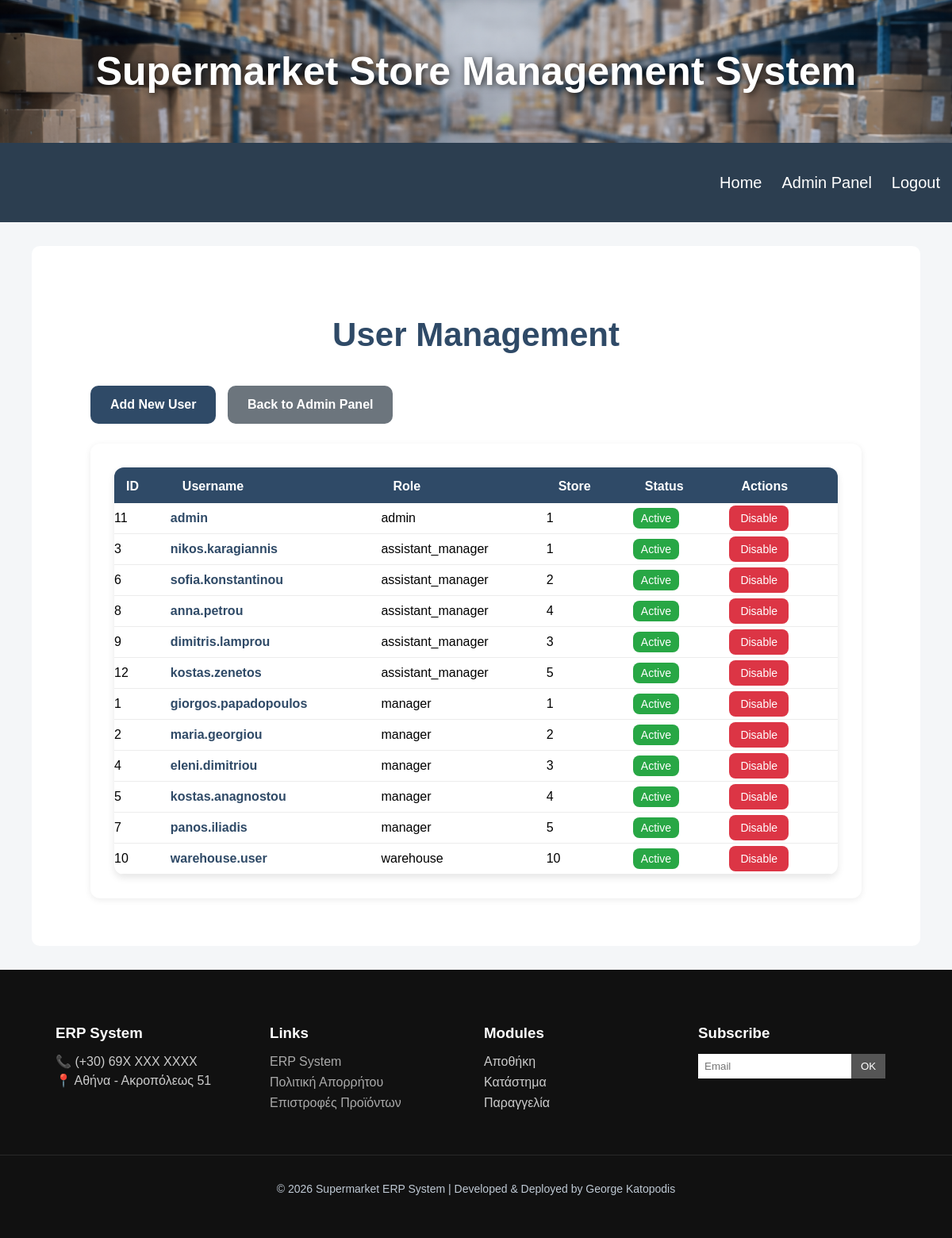
Before: /admin/users (signed in) with the older database file.
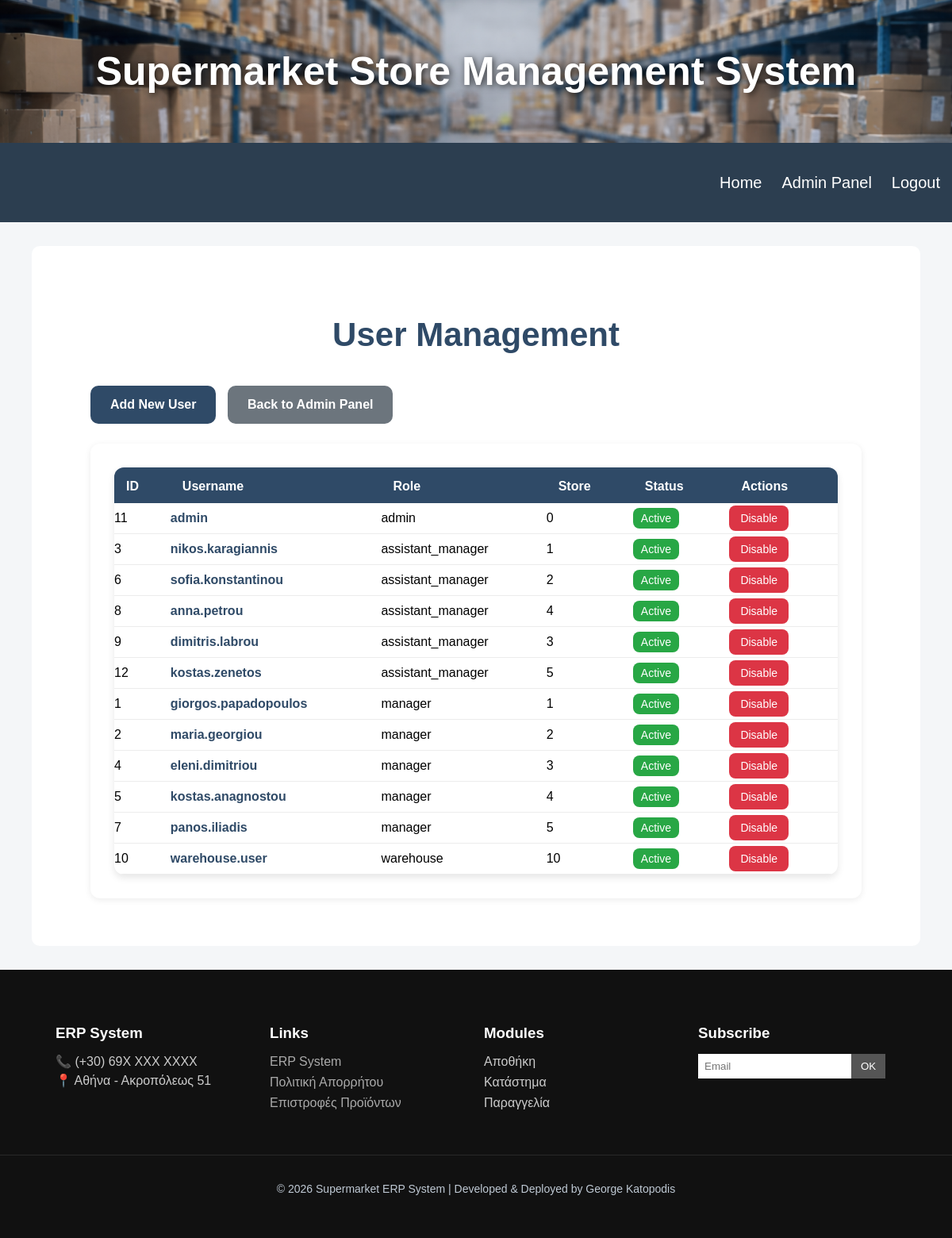
After: the same page with the newer database file.
### tables this page shows
CREATE TABLE users (
    user_id INTEGER PRIMARY KEY AUTOINCREMENT,
    store_id INTEGER NOT NULL,
    username VARCHAR(50) NOT NULL,
    password VARCHAR(255) NOT NULL,
    role VARCHAR(20) NOT NULL, email VARCHAR(100), is_active INTEGER DEFAULT 1,
    FOREIGN KEY (store_id) REFERENCES stores(store_id)
);

### app.py (the view)
@app.route("/admin/users")
def manage_users():
    if "user" not in session:
        return redirect(url_for("login"))
    if session.get("role") != "admin":
        flash("Access denied", "error")
        return redirect(url_for("home"))
    connection = sqlite3.connect(DATABASE_PATH)
    connection.row_factory = sqlite3.Row
    cursor = connection.cursor()
    cursor.execute("""
        SELECT
            user_id,
            username,
            role,
            store_id,
            is_active
        FROM users
        ORDER BY role
    """)
    users = cursor.fetchall()
    connection.close()
    return render_template("manage_users.html", users=users)

### templates/manage_users.html
{% extends "base.html" %}
{% block content %}
<div class="admin-container">
    <h1 class="admin-title">User Management</h1>
    <a href="{{ url_for('add_user') }}" class="admin-btn">
        Add New User
    </a>
    <a href="{{ url_for('admin_panel') }}" class="admin-btn back-btn">
        Back to Admin Panel
    </a>
    <div class="table-container">
        <table class="users-table">
            <thead>
                <tr>
                    <th>ID</th>
                    <th>Username</th>
                    <th>Role</th>
                    <th>Store</th>
                    <th>Status</th>
                    <th class="actions-column">Actions</th>
                </tr>
            </thead>
            <tbody>
                {% for user in users %}
                <tr>
                    <td>{{ user.user_id }}</td>
                    <td>    <a href="{{ url_for('edit_user', user_id=user.user_id) }}"
                            class="user-link">{{ user.username }} </a>
                    </td>
                    <td>{{ user.role }}</td>
                    <td>{{ user.store_id }}</td>
                    <td>
                        {% if user.is_active == 1 %}
                            <span class="active-badge">Active</span>
                        {% else %}
                            <span class="inactive-badge">Inactive</span>
                        {% endif %}
                    </td>
                    <td class="actions-cell">
                        {% if user.is_active == 1 %}
                            <a href="{{ url_for('disable_user', user_id=user.user_id) }}"
                               class="disable-btn">
                               Disable
                            </a>
                        {% else %}
                            <a href="{{ url_for('enable_user', user_id=user.user_id) }}"
                               class="enable-btn">
                               Enable
                            </a>
                        {% endif %}
                    </td>
                </tr>
                {% endfor %}
            </tbody>
        </table>
    </div>
</div>
{% endblock %}

### templates/base.html (shortened to what this page needs)
<!DOCTYPE html>
<html lang="en">
<head>
    <link rel="stylesheet" href="{{ url_for('static',  filename='style.css') }}">
    <link rel="stylesheet" href="{{ url_for('static', filename='admin.css') }}">
    <link rel="stylesheet" href="{{ url_for('static',  filename='forms.css') }}">
</head>
<body>
<div class="background">
    <h2 class="title" id="first">Supermarket Store Management System</h2>
</div>
    <div class="navbar">
            <a href="{{ url_for('home') }}"
               class="{% if request.endpoint == 'home' %}active{% endif %}">Home</a>
                {% if "user" in session %}
                    {% if session["role"] == "warehouse" %}
                        <a href="{{ url_for('products') }}"
                           class="{% if request.endpoint == 'products' %}active{% endif %}">Products</a>
                        <a href="{{ url_for('logout') }}">Logout</a>
                    {% elif session["role"] == "admin" %}
                        <a href="{{ url_for('admin_panel') }}">Admin Panel</a>
                        <a href="{{ url_for('logout') }}">Logout</a>
                    {% else %}
                        <a href="{{ url_for('dashboard') }}"
                           class="{% if request.endpoint == 'dashboard' %}active{% endif %}">Control Panel</a>
                        <a href="{{ url_for('orders') }}" class="{% if request.endpoint == 'orders' %}active{% endif %}">Orders</a>
                        <a href="{{ url_for('logout') }}">Logout</a>
                    {% endif %}
                {% else %}
                    <a href="{{ url_for('login') }}">
                        Login
                    </a>
                {% endif %}
    </div>
    <div class="container">
        {% block content %}
        {% endblock %}
    </div>
    <footer class="footer">
        <div class="footer-container">
            <div class="footer-col">
                <h3>ERP System</h3>
                <p>📞 (+30) 69X XXX XXXX</p>
                <p>📍 Αθήνα - Ακροπόλεως 51</p>
            </div>
            <div class="footer-col">
                <h3>Links</h3>
                <ul>
                    <li><a href="{{ url_for('static', filename='documents/erp_system.pdf')}}" target="_blank">ERP System</a></li>
                    <li><a href="{{ url_for('static', filename='documents/privacy_policy.pdf')}}" target="_blank">Πολιτική Απορρήτου</a></li>
                    <li><a href="{{ url_for('static', filename='documents/returns_policy.pdf')}}" target="_blank">Επιστροφές Προϊόντων</a></li>
                </ul>
            </div>
            <div class="footer-col">
                <h3>Modules</h3>
                <ul>
                    <li onclick="openModal('warehouse')">Αποθήκη</li>
                    <li onclick="openModal('store')">Κατάστημα</li>
                    <li onclick="openModal('orders')">Παραγγελία</li>
                </ul>
            </div>
            <div class="footer-col">
                <h3>Subscribe</h3>
                <div class="newsletter">
                    <input type="email" placeholder="Email">
                    <button>OK</button>
                </div>
            </div>
        </div>
        <div class="footer-bottom">
            <p>
                © 2026 Supermarket ERP System |
                Developed & Deployed by George Katopodis
            </p>
        </div>
    </footer>
</body>
</html>

### static/style.css (style rules this page uses)
body { font-family: 'Gill Sans', 'Gill Sans MT', Calibri, 'Trebuchet MS', sans-serif; margin: 0; background-color: #f4f6f8; min-height: 100vh; display: flex; flex-direction: column; }
.title { text-align: center; font-size: 50px; color: white; text-shadow: 2px 2px 8px rgba(0,0,0,0.7); font-weight:bold; }
.background { background-image: url('images/warehouse2.png'); background-size: cover; background-position: center; height: 180px; display: flex; align-items: center; justify-content: center; }
.navbar { display: flex; justify-content: flex-end; padding: 15px; gap: 25px; background-color: #2c3e50; height: 70px; align-items: center; }
.navbar a { text-decoration: none; font-size: 20px; color: white; }
.container { width: 90%; margin: 30px auto; background: white; padding: 20px; border-radius: 10px; display: flex; flex-wrap: wrap; align-items: center; justify-content: center; gap: 20px; flex:1; }
.footer { background-color: #111; color: #ccc; padding: 40px 0; margin-top: auto; }
.footer-container { width: 90%; margin: auto; display: flex; justify-content: space-between; flex-wrap: wrap; }
.footer-col { flex: 1; min-width: 220px; margin: 10px; }
.footer-col h3 { color: white; margin-bottom: 15px; }
.footer-col p { margin: 5px 0; }
.footer-col ul { list-style: none; padding: 0; }
.footer-col ul li { margin-bottom: 8px; }
.footer-col ul li a { text-decoration: none; color: #aaa; transition: 0.3s; }
.newsletter { display: flex; margin-bottom: 15px; }
.newsletter input { padding: 8px; border: none; outline: none; }
.newsletter button { padding: 8px 12px; background-color: #555; color: white; border: none; cursor: pointer; }
.footer-col li { cursor: pointer; transition: 0.2s ease; }
.footer-bottom { border-top: 1px solid rgba(255,255,255,0.1); margin-top: 30px; padding-top: 20px; text-align: center; font-size: 14px; color: #bfc9d4; }

### static/admin.css (style rules this page uses)
.admin-container { width: 90%; margin: 40px auto; }
.admin-title { font-size: 42px; color: #2f4a67; margin-bottom: 40px; text-align: center; }
.admin-btn { background-color: #2f4a67; color: white; padding: 15px 25px; border-radius: 10px; text-decoration: none; transition: 0.3s; font-weight: bold; display: inline-block; margin-bottom: 25px; }
.users-table { width: 100%; border-collapse: collapse; background-color: white; border-radius: 12px; overflow: hidden; box-shadow: 0px 4px 10px rgba(0,0,0,0.1); }
.users-table th { background-color: #2f4a67; color: white; }
.users-table td { border-bottom: 1px solid #ddd; }
.users-table th, .users-table td { padding: 15px; text-align:left; vertical-align: middle; }
.active-badge { background-color: #28a745; color: white; padding: 5px 10px; border-radius: 8px; font-size: 14px; }
.disable-btn { background-color: #dc3545; color: white; padding: 8px 14px; border-radius: 8px; text-decoration: none; font-size: 14px; transition: 0.3s; }
.back-btn { background-color: #6c757d; margin-left: 10px; }
.table-container { overflow-x: auto; }
.user-link { color: #2f4a67; text-decoration: none; font-weight: bold; transition: 0.3s; }

### static/forms.css (style rules this page uses)
.table-container { background-color: white; padding: 30px; border-radius: 12px; box-shadow: 0 2px 8px rgba(0,0,0,0.08); min-width: 500px; }
.table-container table { width: 100%; border-collapse: collapse; }
.table-container th { text-align: left; padding-bottom: 12px; }
.table-container td { padding: 10px 0; border-bottom: 1px solid #ececec; }
.table-container tbody tr { transition: background-color 0.2s ease; }

Changed rows visible on the page:
changed users "admin": store_id "1" → "0"
changed users id 9: username "dimitris.lamprou" → "dimitris.labrou"
